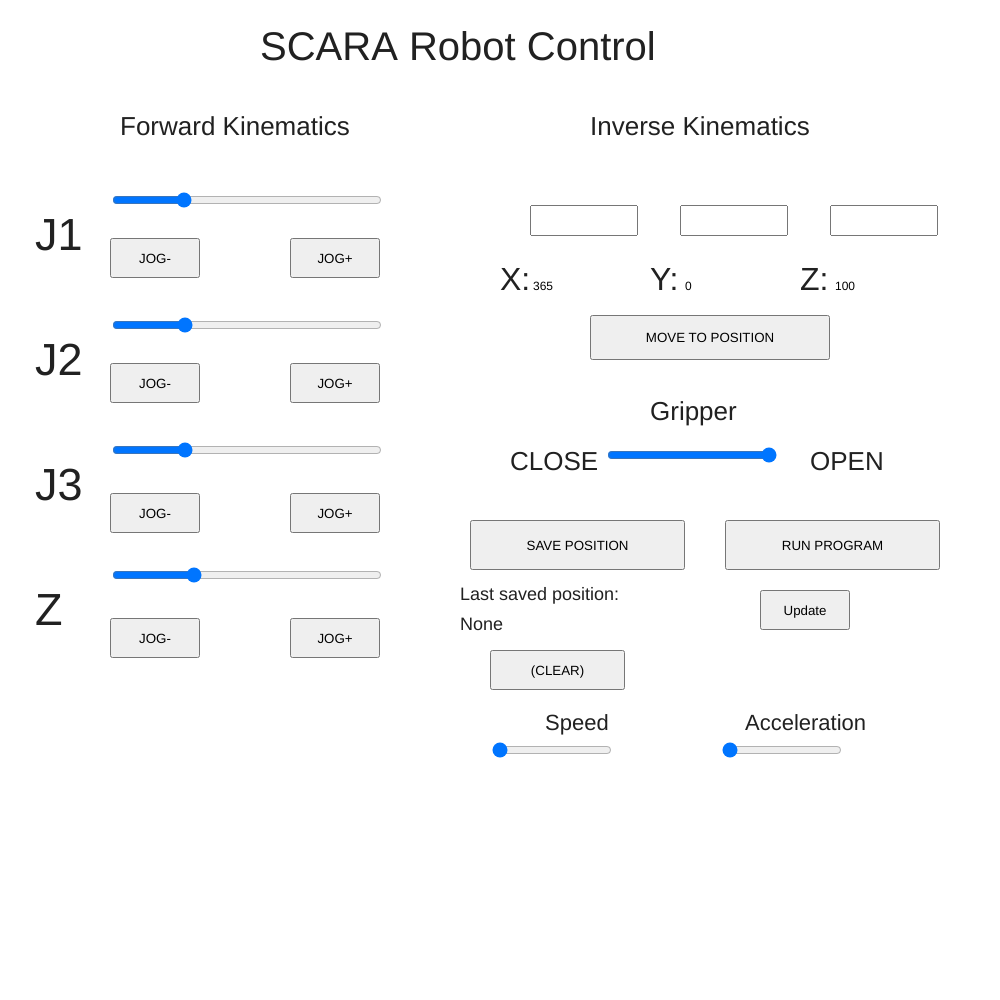
Frame 1 (no input)
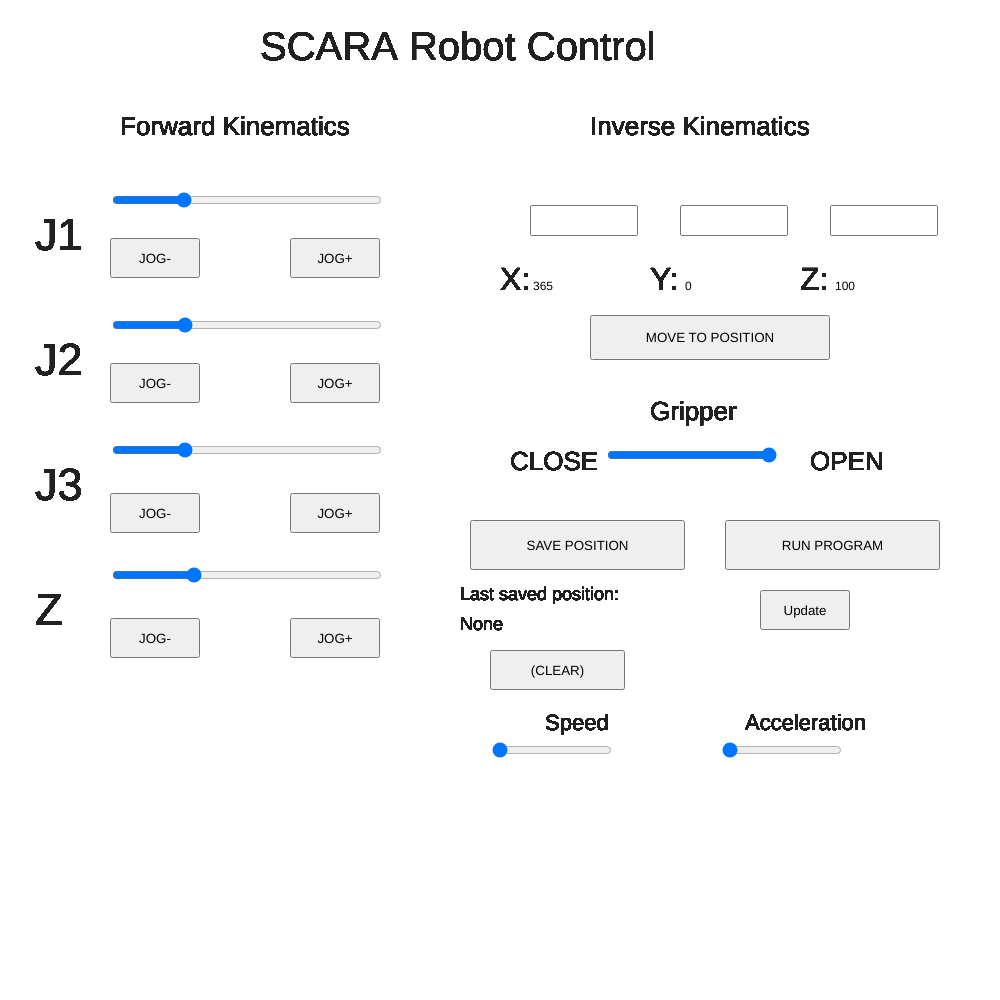
Frame 60 (no input)
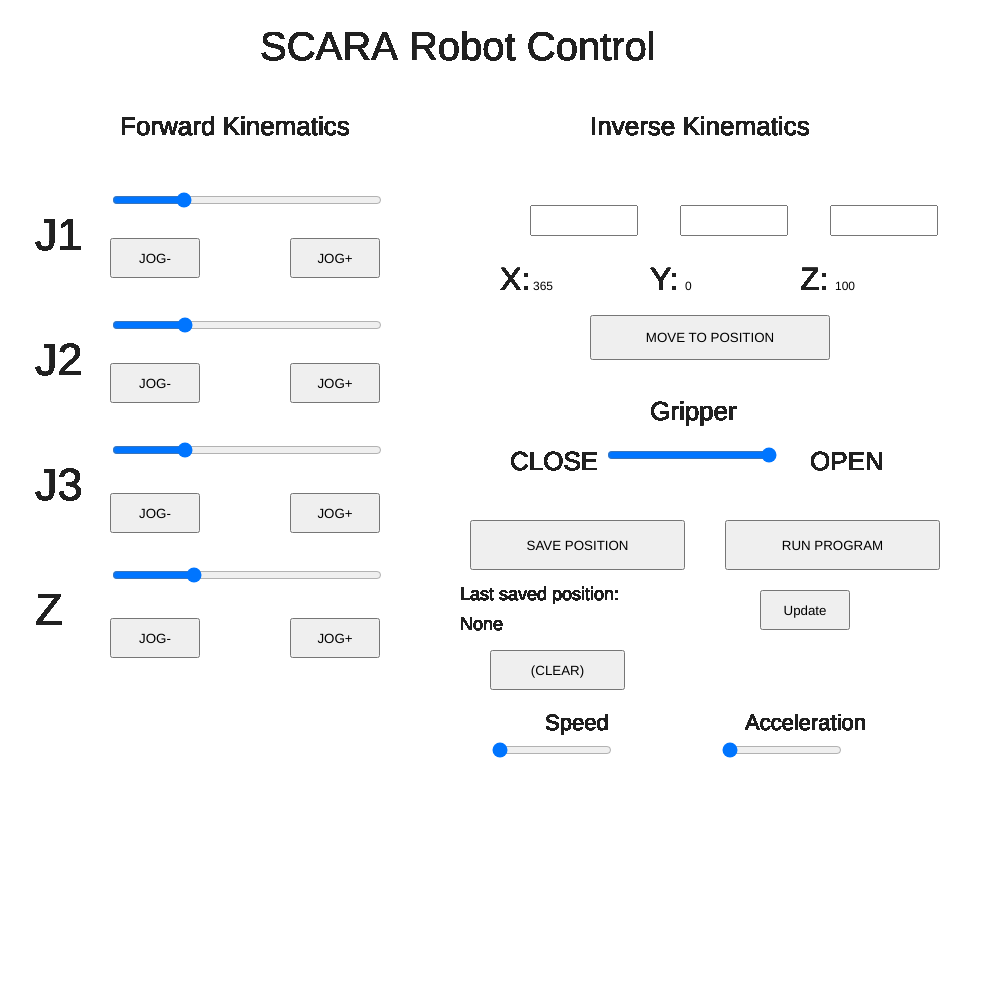
Frame 120 (the mouse pressed at the canvas centre since frame 60)

The p5.js sketch that drew these frames (run headless with seeded random() and noise() and a simulated clock; from frame 60 on, the mouse is pressed at the canvas centre):

// p5.js sketch
// ── sketch.js

var j1Slider = 0;
var j2Slider = 0;
var j3Slider = 0;
var zSlider = 100;
var j1JogValue = 1;
var j2JogValue = 1;
var j3JogValue = 1;
var zJogValue = 1;
var speedSlider = 500;
var accelerationSlider = 500;
var gripperValue = 180;
var gripperAdd=180;
var positionsCounter = 0;
let inp=0;
let inp1=0;
let inp2=0;

var saveStatus = 0;
var runStatus = 0;

var slider1Previous = 0;
var slider2Previous = 0;
var slider3Previous = 0;
var sliderzPrevious = 100;
var speedSliderPrevious = 500;
var accelerationSliderPrevious = 500;
var gripperValuePrevious = 100;

var activeIK = false;

var xP=365;
var yP=0;
var zP=100;
var L1 = 228; // L1 = 228mm
var L2 = 136.5; // L2 = 136.5mm
var theta1, theta2, phi, z;
var data

let slider;
let slider1;
let slider2;
let slider3;
let button;
let button1;
let button2;
let button3;
let button4;
let button5;
let button6;
let button7;
let slider4;
function move() {
 const x= inp.value();
 const y= inp1.value();
const z= inp2.value();
  inverseKinematics(x,y,z)
}
//J1 control
function j1JogPlus() {
var a = slider.value();
  a=a+j1JogValue;
  slider.value(a)
}
function j1JogMinus() {
  var a = round(slider.value());
  a=a-j1JogValue;
  slider.value(a);
}

//J2 control
function  j2JogMinus() {
  var a = slider1.value();
  a=a-j2JogValue;
  slider1.value(a);
}
function j2JogPlus() {
  var a = slider1.value();
  a=a+j2JogValue;
  slider1.value(a);
}
//J3 control
function j3JogMinus() {
  var a = slider2.value();
  a=a-j3JogValue;
  slider2.value(a);
}
function j3JogPlus() {
  var a =slider2.value();
  a=a+j3JogValue;
  slider2.value(a);
}
//J3 control
function zJogMinus() {
  var a = slider3.value();
  a=a-zJogValue;
  slider3.value(a);
}
function zJogPlus() {
  var a = slider3.value();
  a=a+zJogValue;
  slider3.value(a);
}
function savePosition() {
  // Save the J1, J2, J3 and Z position in the array 
  updateData();
  clear();
  background(460,630);
  text(data, 460, 630);
  positionsCounter++;
  saveStatus = 1;
  saveStatus=0;
}
function setup() {
 createCanvas(1000, 1000);
  //myPort = new Serial(this, "COM3", 115200);
  text(xP, 533, 290);
  text(yP, 685, 290);
  text(zP, 835, 290);
  //J1 controls
slider=createSlider(-90,266,0,1);
slider.position(110, 190);
slider.style('width', '270px');
  
button = createButton('JOG-');
button.position(110, 238);
button.size(90,40)
button.mousePressed(j1JogMinus);
button1=createButton("JOG+")
button1.position(290, 238)
button1.size(90,40)
button1.mousePressed(j1JogPlus);
  
slider1=createSlider(-90,260,0,1)
slider1.position(110, 315)
slider1.style('width', '270px');

button2 = createButton('JOG-');
button2.position(110, 363);
button2.size(90,40)
button2.mousePressed(j2JogMinus);
button3=createButton("JOG+")
button3.position(290, 363)
button3.size(90,40)
button3.mousePressed(j2JogPlus);
  
slider2=createSlider(-90,260,0)
slider2.position(110, 440)
slider2.style('width', '270px');

button4 = createButton('JOG-');
button4.position(110, 493);
button4.size(90,40)
button4.mousePressed(j3JogMinus);
button5=createButton("JOG+")
button5.position(290, 493)
button5.size(90,40)
button5.mousePressed(j3JogPlus);
slider3=createSlider(30,270,100,1)
slider3.position(110, 565)
slider3.style('width', '270px');

let button111 = createButton('JOG-');
button111.position(110, 618);
button111.size(90,40)
button111.mousePressed(zJogMinus);
button6=createButton("JOG+")
button6.position(290, 618)
button6.size(90,40)
button6.mousePressed(zJogPlus);
let j1 = slider.value();
print('The value of j1 is ' + j1);
  let j2 = slider1.value();
print('The value of j2 is ' + j2);
  let j3 = slider2.value();
print('The value of x is ' + j3);
  let z = slider3.value();
print('The value of x is ' + z);
  
  inp = createInput('',float);
  inp.position(530, 205);
  inp.size(100,25);
  
  inp1 = createInput('',float);
  inp1.position(680, 205);
  inp1.size(100,25);
  inp2 = createInput('',float);
  inp2.position(830, 205);
  inp2.size(100,25);
  
 
  let button7=createButton("MOVE TO POSITION")
button7.position(590, 315)
button7.size(240, 45)
button7.mousePressed(move);
  
  
let button8=createButton("RUN PROGRAM")
button8.position(725, 520)
button8.size(215, 50)
  
let button9=createButton("Update")
button9.position(760, 590)
button9.size(90,40)
  let button10=createButton("SAVE POSITION")
button10.position(470, 520)
button10.size(215, 50)
button10.mousePressed(savePosition)
slider4=createSlider(0,100,100)
  slider4.position(605, 445);
  slider4.style('width', '170px');
  let button11=createButton("(CLEAR)")
button11.position(490, 650)
button11.size(135, 40)
  let slider5=createSlider(500,4000,500)
  slider5.position(490, 740);
  slider5.style('width', '120px');
  let slider6=createSlider(500,4000,500)
  slider6.position(720, 740);
  slider6.style('width', '120px');
}
function draw() { 
  textSize(26);
  fill(33);
  text("Forward Kinematics", 120, 135); 
  text("Inverse Kinematics", 590, 135); 
  textSize(40);
  text("SCARA Robot Control", 260, 60); 
  textSize(45);
  text("J1", 35, 250); 
  text("J2", 35, 375);
  text("J3", 35, 500);
  text("Z", 35, 625);
  textSize(22);
  text("Speed", 545, 730);
  text("Acceleration", 745, 730);
  
updateData();
  //println(data);

  saveStatus=0;
  if (slider1Previous != j1Slider) {
    if (activeIK == false) {     // Check whether the inverseKinematics mode is active, Executre Forward kinematics only if inverseKinematics mode is off or false
      theta1 = round(slider.value()); // get the value from the slider1
      theta2=round(slider2.value());
      forwardKinematics();
    }
    slider1Previous = j1Slider;
  }
  if (slider2Previous != j2Slider) {
    if (activeIK == false) {     // Check whether the inverseKinematics mode is active, Executre Forward kinematics only if inverseKinematics mode is off or false
      theta1 =round(slider.value()); // get the value from the slider1
      theta2 = round(slider1.value());
      forwardKinematics();
    }
  }
  if (slider3Previous != j3Slider) {
    if (activeIK == false) {     // Check whether the inverseKinematics mode is active, Executre Forward kinematics only if inverseKinematics mode is off or false
      theta1=round(slider.value()); // get the value from the slider1
      theta2 = round(slider.value());
      forwardKinematics();
    }
  }
  slider3Previous = j3Slider;

  fill(33);
  textSize(32);
  text("X: ", 500, 290);
  
  text("Y: ", 650, 290);
  text("Z: ", 800, 290);
 
  
  textSize(26);
  text("Gripper", 650, 420);
  text("CLOSE", 510, 470);
  text("OPEN", 810, 470);
  textSize(18);
  
  if (sliderzPrevious != zSlider) {
    if (activeIK == false) {     // Check whether the inverseKinematics mode is active, Executre Forward kinematics only if inverseKinematics mode is off or false
      zP = round(slider3.value());
      forwardKinematics();
      
    }
  }
  sliderzPrevious = zSlider;

  if (gripperValuePrevious != gripperValue) {
    if (activeIK == false) {     // Check whether the inverseKinematics mode is active, Executre Forward kinematics only if inverseKinematics mode is off or false
      gripperAdd = round(slider4.value());
      gripperValue=gripperAdd+50;
    }
  }
   gripperValuePrevious = gripperValue;
  activeIK = false; // deactivate inverseKinematics so the above if statements can be executed the next interation

  
  function forwardKinematics() {
  var theta1F = theta1 * PI / 180;   // degrees to radians
  var theta2F = theta2 * PI / 180;
  xP = round(L1 * cos(theta1F) + L2 * cos(theta1F + theta2F));
  yP = round(L1 * sin(theta1F) + L2 * sin(theta1F + theta2F));
    clear();
    background(120,290);
    text(xP, 533, 290);
    text(yP, 685, 290);
    text(zP, 835, 290);

}
 
  if (positionsCounter >0 ) {
    text(positions[positionsCounter-1], 460, 630);
    text("Last saved position: No."+(positionsCounter-1), 460, 600);
  } else {
    text("Last saved position:", 460, 600);
    text("None", 460, 630);
  }


  
}
function updateData() {
  data = str(saveStatus)+","+str(runStatus)+","+str(round(slider.value()))+","+str(round(slider1.value()))+","+str(round(slider2.value()))+","+str(round(slider.value()))+","+str(gripperValue) +","+str(speedSlider)+","+str(accelerationSlider);
j1Slider=slider.value();
j2Slider=slider1.value();
j3Slider=slider2.value();
zSlider=slider3.value();
}
 function inverseKinematics(x,y,z) {
  theta2 = acos((sq(x) + sq(y) - sq(L1) - sq(L2)) / (2 * L1 * L2));
  if (x < 0 & y < 0) {
    theta2 = (-1) * theta2;
  }
  
  theta1 = atan(x / y) - atan((L2 * sin(theta2)) / (L1 + L2 * cos(theta2)));
  
  theta2 = (-1) * theta2 * 180 / PI;
  theta1 = theta1 * 180 / PI;

 // Angles adjustment depending in which quadrant the final tool coordinate x,y is
  if (x >= 0 & y >= 0) {       // 1st quadrant
    theta1 = 90 - theta1;
  }
  if (x < 0 & y > 0) {       // 2nd quadrant
    theta1 = 90 - theta1;
  }
  if (x < 0 & y < 0) {       // 3d quadrant
    theta1 = 270 - theta1;
    phi = 270 - theta1 - theta2;
    phi = (-1) * phi;
  }
  if (x > 0 & y < 0) {       // 4th quadrant
    theta1 = -90 - theta1;
  }
  if (x < 0 & y == 0) {
    theta1 = 270 + theta1;
  }
  
  // Calculate "phi" angle so gripper is parallel to the X axis
  phi = 90 + theta1 + theta2;
  phi = (-1) * phi;

  // Angle adjustment depending in which quadrant the final tool coordinate x,y is
  if (x < 0 & y < 0) {       // 3d quadrant
    phi = 270 - theta1 - theta2;
  }
  if (abs(phi) > 165) {
    phi = 180 + phi;
  }
  zP=inp2.value();
  theta1=round(theta1);
  theta2=round(theta2);
  phi=round(phi);
  
  slider.value(theta1)
  slider1.value(theta2);
  slider2.value(phi);
  slider3.value(zP);
}
